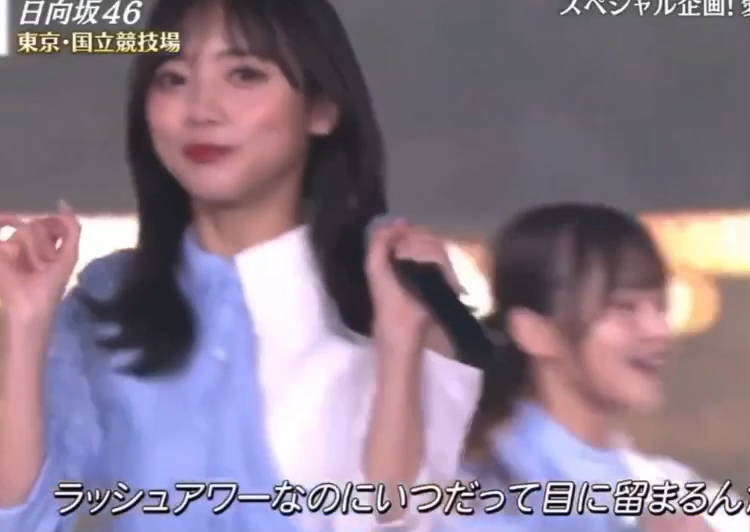
//> input picture frame 12 of OpenCV_for_Cpp/examples/Kyoko.mov, 750 x 532 px
$ ./slider_adjust   (built with g++ and OpenCV 4)
//> lines starting //> are read from the running program, lines starting //| are printed output that depends on the picture; after the words box and inside, x2 and y2 are one past the last pixel; in counts of white or black regions, pixels touching at a corner belong together
#include <iostream>
#include <opencv2/opencv.hpp>
#include <opencv2/highgui.hpp>
#include <opencv2/xphoto.hpp>

using namespace std;
using namespace cv;

double brightness=1.0;
void changeBrightness(int position, void* userdata);

int main(){
    int val=128;
    Mat src, gray, dst;
    auto filename="../examples/Kyoko.mov";
    VideoCapture cap(filename);
    namedWindow("Input movie");
    namedWindow("binary movie");

    // トラックバー作成
    createTrackbar("threshold", "binary movie", &val, 255);
    createTrackbar("brightness", "Input movie", NULL, 200, changeBrightness);
    setTrackbarPos("brightness", "Input movie", 100);

    while(1){
        cap >> src;
//> src is the input picture: 532 rows x 750 cols, CV_8UC3; mean B, G, R 136.2, 121.6, 137
        if(src.empty()) return -1;
        src=src*brightness;
        cvtColor(src, gray, COLOR_BGR2GRAY);
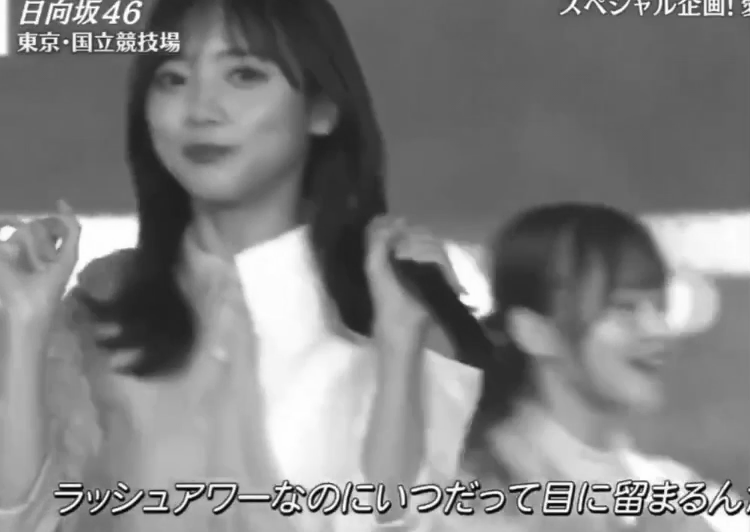
//> gray: 532 rows x 750 cols, CV_8UC1; min 1, max 255, mean 127.9
        threshold(gray, dst, val, 255, THRESH_BINARY_INV);
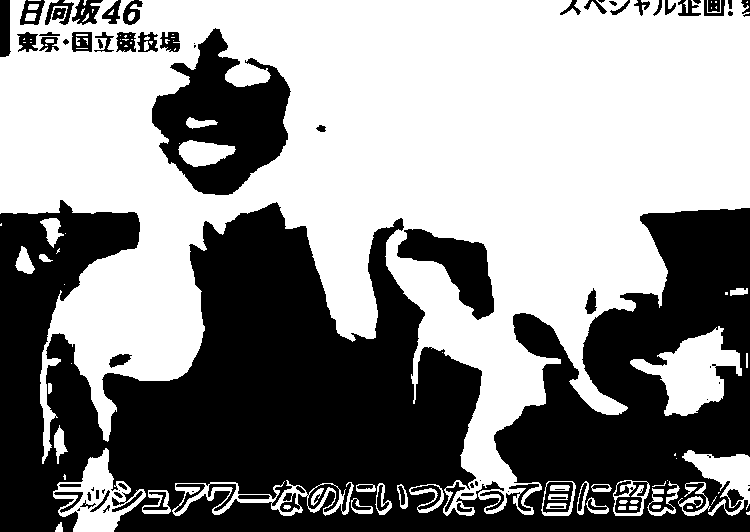
//> dst: 532 rows x 750 cols, CV_8UC1; 55.6% white; 75 black regions (20 under 20 px), largest, box (x1, y1, x2, y2) and area: (0, 200, 750, 532) 153753, (152, 28, 291, 195) 12417, (397, 229, 494, 320) 3983
        imshow("Input movie", src);
        imshow("binary movie", dst);
        if(waitKey(30)==27) break;
//> the Esc key is pressed
    }

    return 0;
}

void changeBrightness(int position, void* userdata){
    brightness=(double)position/100.0;
    cout << "bright ratio: " << brightness << endl;
}

$ run again, starting later in the video
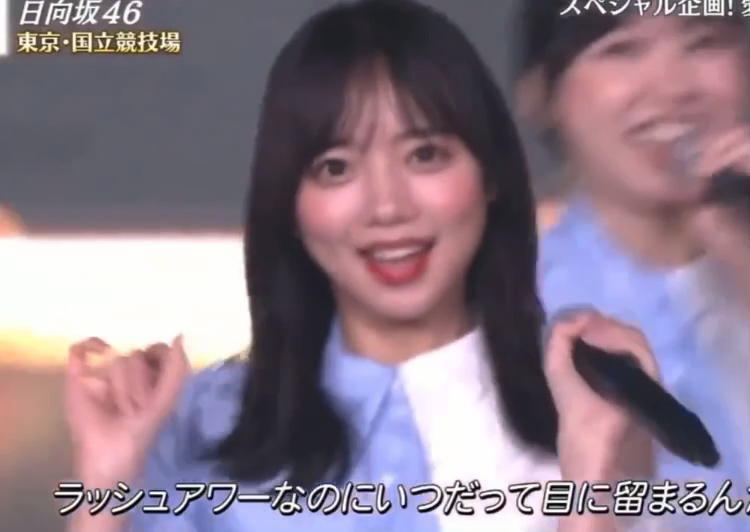
//> input picture frame 56 of OpenCV_for_Cpp/examples/Kyoko.mov, 750 x 532 px
//> src is the input picture: 532 rows x 750 cols, CV_8UC3; mean B, G, R 135.4, 121.7, 138.8
//> `cvtColor(src, gray, COLOR_BGR2GRAY);`:
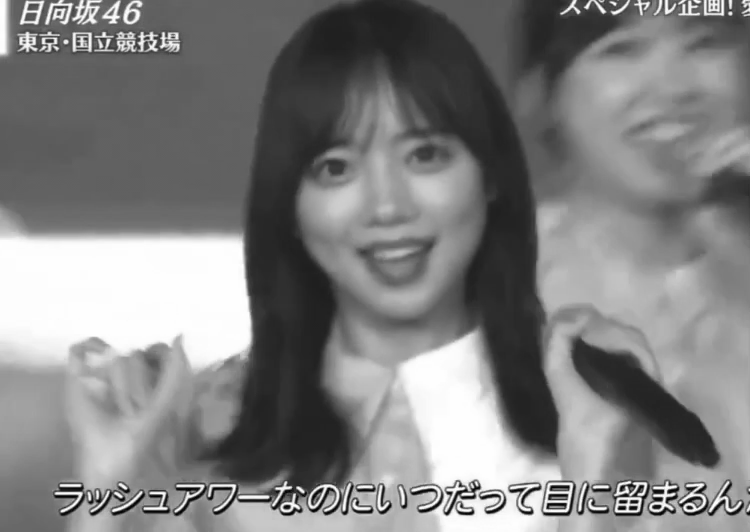
//> gray: 532 rows x 750 cols, CV_8UC1; min 0, max 255, mean 128.3
//> `threshold(gray, dst, val, 255, THRESH_BINARY_INV);`:
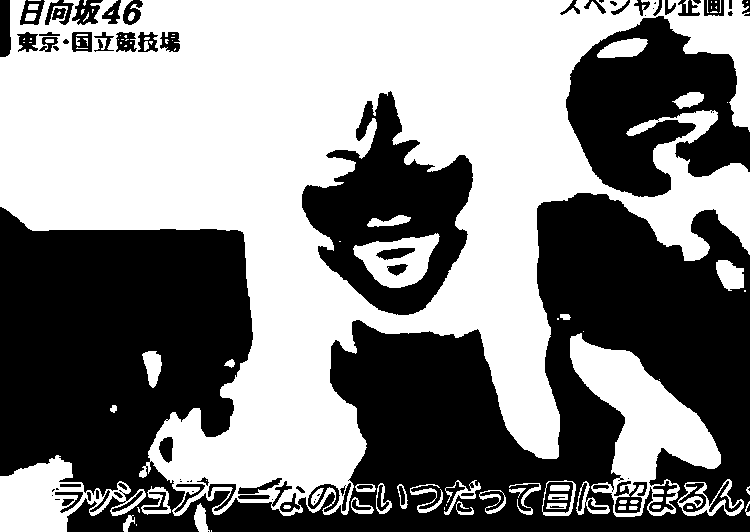
//> dst: 532 rows x 750 cols, CV_8UC1; 52.4% white; 89 black regions (23 under 20 px), largest, box (x1, y1, x2, y2) and area: (0, 193, 750, 532) 142397, (566, 16, 750, 197) 20268, (302, 91, 473, 315) 17883

$ run again, starting later in the video
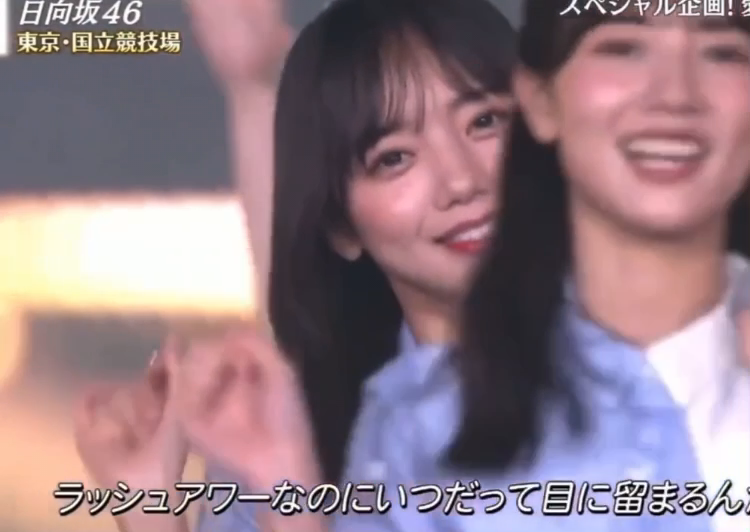
//> input picture frame 100 of OpenCV_for_Cpp/examples/Kyoko.mov, 750 x 532 px
//> src is the input picture: 532 rows x 750 cols, CV_8UC3; mean B, G, R 132.5, 123.4, 146.9
//> `cvtColor(src, gray, COLOR_BGR2GRAY);`:
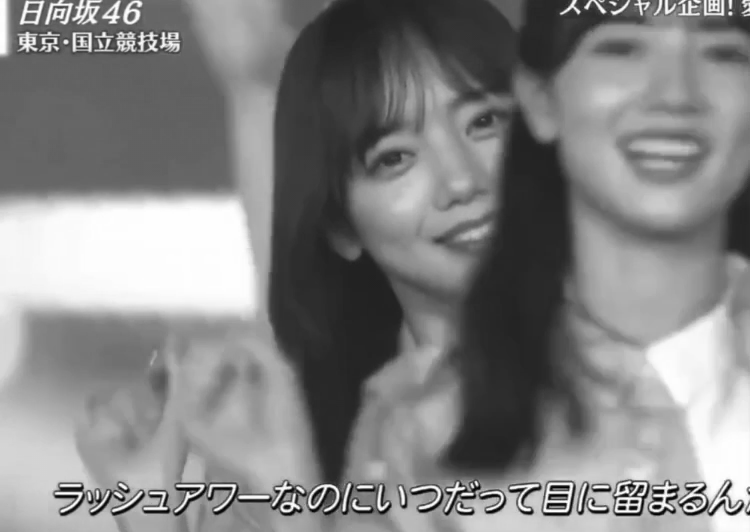
//> gray: 532 rows x 750 cols, CV_8UC1; min 0, max 255, mean 131.4
//> `threshold(gray, dst, val, 255, THRESH_BINARY_INV);`:
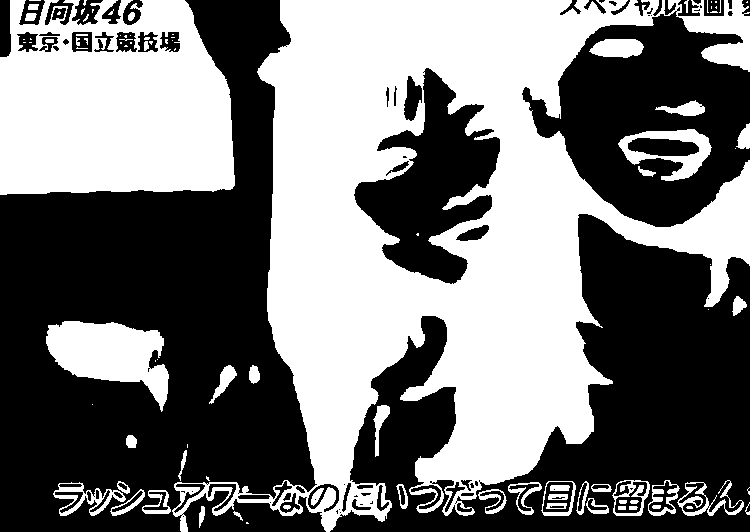
//> dst: 532 rows x 750 cols, CV_8UC1; 46.8% white; 96 white regions (47 under 20 px), largest, box (x1, y1, x2, y2) and area: (172, 0, 750, 532) 132235, (0, 0, 235, 195) 37771, (46, 321, 169, 412) 6193
